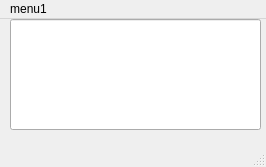
<?xml version="1.0" encoding="UTF-8"?>
<ui version="4.0">
 <class>MainWindow</class>
 <widget class="QMainWindow" name="MainWindow">
  <property name="geometry">
   <rect>
    <x>0</x>
    <y>0</y>
    <width>266</width>
    <height>167</height>
   </rect>
  </property>
  <property name="windowTitle">
   <string>MainWindow</string>
  </property>
  <widget class="QWidget" name="centralwidget">
   <widget class="QLineEdit" name="lineEdit">
    <property name="geometry">
     <rect>
      <x>10</x>
      <y>0</y>
      <width>251</width>
      <height>111</height>
     </rect>
    </property>
   </widget>
  </widget>
  <widget class="QMenuBar" name="menubar">
   <property name="geometry">
    <rect>
     <x>0</x>
     <y>0</y>
     <width>266</width>
     <height>26</height>
    </rect>
   </property>
   <widget class="QMenu" name="menumenu">
    <property name="title">
     <string>menu1</string>
    </property>
    <addaction name="message1"/>
    <addaction name="message2"/>
    <addaction name="message3"/>
   </widget>
   <addaction name="menumenu"/>
  </widget>
  <widget class="QStatusBar" name="statusbar"/>
  <action name="message1">
   <property name="text">
    <string>message1</string>
   </property>
  </action>
  <action name="message2">
   <property name="text">
    <string>message2</string>
   </property>
  </action>
  <action name="message3">
   <property name="text">
    <string>message3</string>
   </property>
  </action>
 </widget>
 <resources/>
 <connections/>
</ui>
